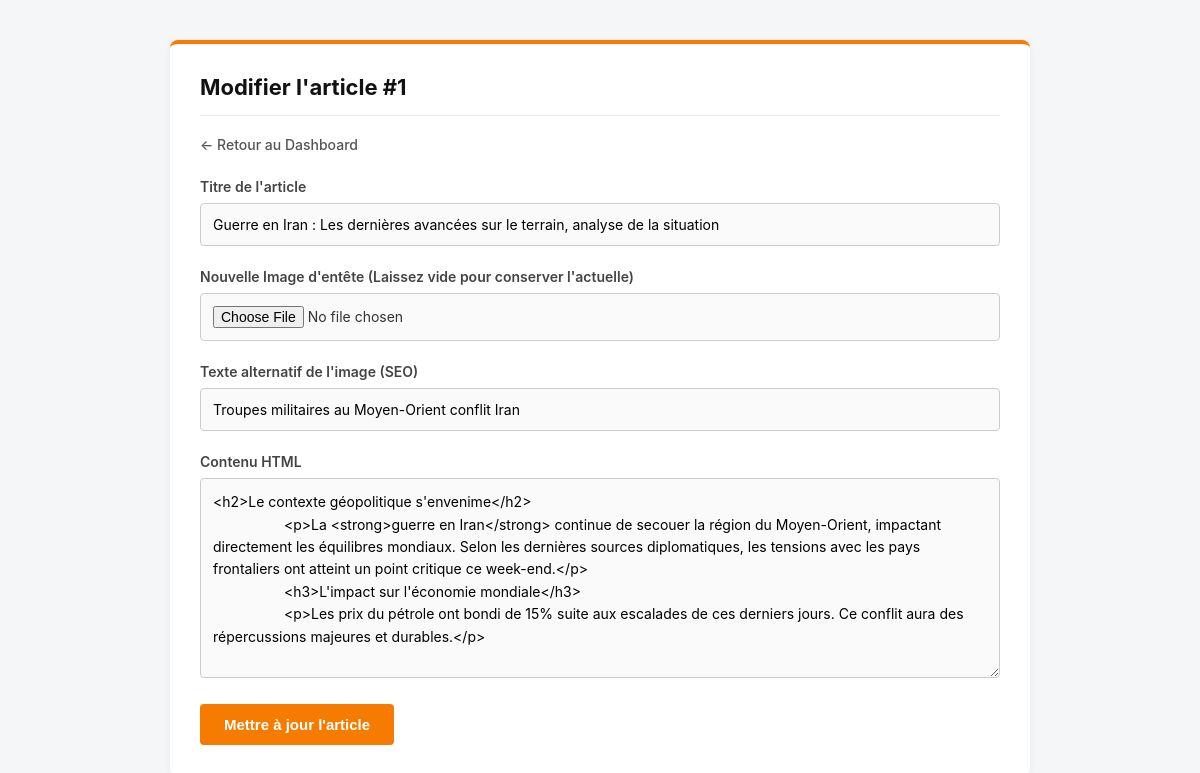
The page /admin/edit_article.php?id=1 (signed in) on the database its author committed.
### tables this page shows
CREATE TABLE articles (
    id INTEGER PRIMARY KEY AUTOINCREMENT,
    title VARCHAR(255) NOT NULL,
    slug VARCHAR(255) NOT NULL UNIQUE,
    header_image VARCHAR(255),
    image_alt VARCHAR(255),
    content TEXT,
    created_at DATETIME DEFAULT CURRENT_TIMESTAMP,
    is_published BOOLEAN DEFAULT 1
);

### admin/edit_article.php (the view, shortened to what this page needs)
<?php
require_once '../includes/db.php';
$id = isset($_GET['id']) ? (int)$_GET['id'] : 0;
$stmt = $pdo->prepare("SELECT * FROM articles WHERE id = ?");
$stmt->execute([$id]);
$article = $stmt->fetch();
?>
<!DOCTYPE html>
<html lang="fr">
<head>
</head>
<body>
    <div class="container">
        <h2>Modifier l'article #<?php echo $id; ?></h2>
        <a href="dashboard.php" class="back-link">&larr; Retour au Dashboard</a>
        <form action="" method="POST" enctype="multipart/form-data">
            <div class="form-group">
                <label for="title">Titre de l'article</label>
                <input type="text" name="title" id="title" required value="<?php echo htmlspecialchars($article['title']); ?>">
            </div>
            <div class="form-group">
                <label for="header_image">Nouvelle Image d'entête (Laissez vide pour conserver l'actuelle)</label>
                <input type="file" name="header_image" id="header_image" accept="image/jpeg, image/png">
            </div>
            <div class="form-group">
                <label for="image_alt">Texte alternatif de l'image (SEO)</label>
                <input type="text" name="image_alt" id="image_alt" value="<?php echo htmlspecialchars($article['image_alt']); ?>">
            </div>
            <div class="form-group">
                <label for="content">Contenu HTML</label>
                <textarea name="content" id="content" required><?php echo htmlspecialchars($article['content']); ?></textarea>
            </div>
            <button type="submit" class="btn">Mettre à jour l'article</button>
        </form>
    </div>
</body>
</html>

### admin/edit_article.php (style rules this page uses)
body { font-family: -apple-system, BlinkMacSystemFont, "Segoe UI", Roboto, Helvetica, Arial, sans-serif; background: #f4f6f8; color: #333; margin: 0; padding: 40px 20px; }
.container { max-width: 800px; margin: 0 auto; background: #fff; padding: 30px; border-radius: 8px; box-shadow: 0 2px 8px rgba(0,0,0,0.05); border-top: 4px solid #f57c00; }
h2 { margin-top: 0; color: #111; font-size: 22px; border-bottom: 1px solid #eaeaea; padding-bottom: 15px; }
.back-link { display: inline-block; margin-bottom: 25px; color: #555; text-decoration: none; font-weight: 500; font-size: 14px; }
.form-group { margin-bottom: 22px; }
.form-group label { display: block; font-weight: 600; margin-bottom: 8px; font-size: 14px; color: #444; }
.form-group input[type="text"], .form-group textarea, .form-group input[type="file"] { width: 100%; padding: 12px; border: 1px solid #ccc; border-radius: 4px; box-sizing: border-box; font-size: 14px; background: #fafafa; font-family: inherit; }
.form-group textarea { min-height: 200px; resize: vertical; line-height: 1.6; }
.btn { padding: 12px 24px; background: #f57c00; color: white; border: none; border-radius: 4px; cursor: pointer; font-size: 15px; font-weight: 600; transition: background 0.2s; }

### rows shown on the page
articles: title "Guerre en Iran : Les dernières avancées sur le terrain, analyse de la situation", image_alt "Troupes militaires au Moyen-Orient conflit Iran", content "<h2>Le contexte géopolitique s'envenime</h2> <p>La <strong>guerre en Iran</strong> continue de secouer la région du Moyen-Orient, impactant directement les équilibres mondiaux. Selon les dernières sources diplomatiques, les tensions avec les pays frontaliers ont atteint un point critique ce week-end.</p> <h3>L'impact sur l'économie mondiale</h3> <p>Les prix du pétrole ont bondi de 15% suite aux escalades de ces derniers jours. Ce conflit aura des répercussions majeures et durables.</p>"

### other values the page prints
$id "1"
